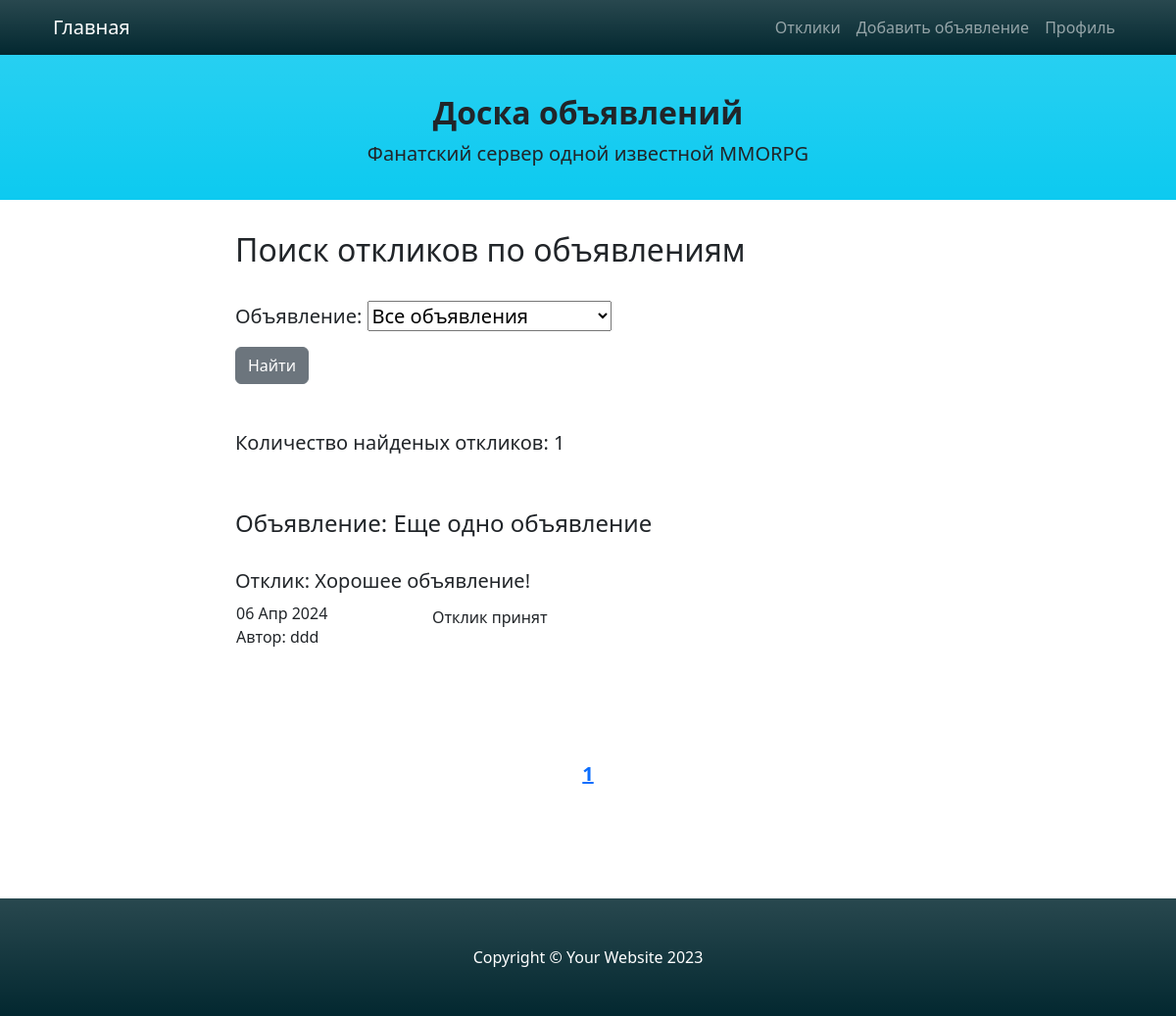
/my_responds/ (signed in), run on an earlier commit of the app's database.
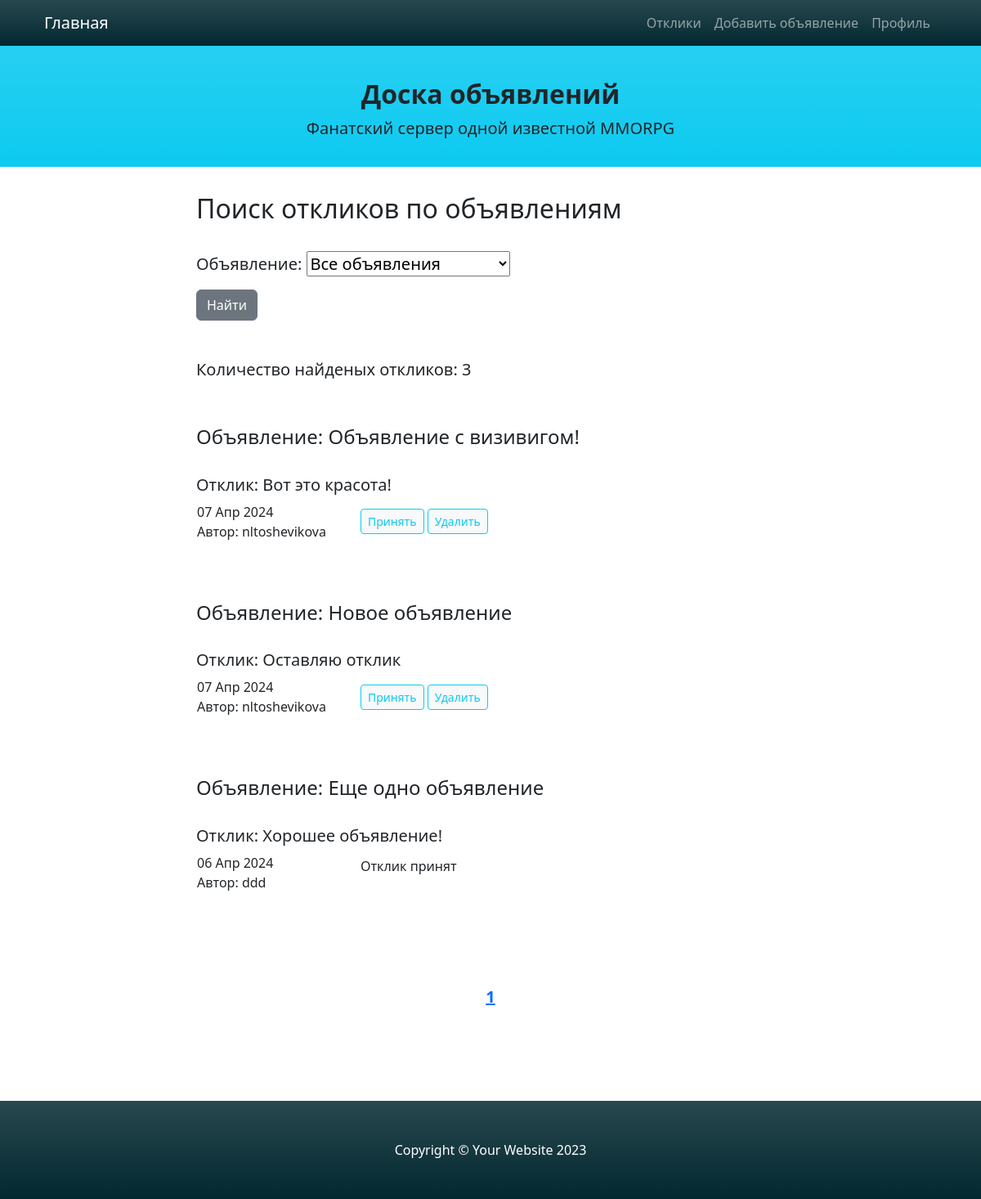
And on a later commit of the database.
### advapp/models.py (models this page shows, shortened)
class Respond(models.Model):
    content = models.TextField(verbose_name='Отклик')
    user_id = models.ForeignKey(User, on_delete=models.CASCADE, verbose_name='Автор')
    advert_id = models.ForeignKey('Advert', on_delete=models.CASCADE, verbose_name='Объявление')
    date_creation = models.DateTimeField(auto_now_add=True, verbose_name='date of creation')
    accepted = models.BooleanField(default=False)

class Advert(models.Model):
    title = models.CharField(max_length=511, verbose_name="Заголовок")
    content = models.TextField(verbose_name='Контент')  # here will be WYSIWYG
    icon = models.ImageField(upload_to='icons', default='icons/blanc.png', verbose_name='Изображение для превью')
    category = models.ForeignKey('Category', on_delete=models.PROTECT, verbose_name='Категория')
    user_id = models.ForeignKey(User, on_delete=models.CASCADE, verbose_name='Автор')
    date_creation = models.DateTimeField(auto_now_add=True, verbose_name='date of creation')
    def __str__(self):
        return self.title[:20]

### advapp/views.py (the view)
# urls.py: path('my_responds/', RespondList.as_view(), name='my_responds'),
class RespondList(LoginRequiredMixin, ListView):
    model = Respond
    template_name = 'my_responds.html'
    context_object_name = 'responds'
    paginate_by = 10
    def get_queryset(self):
        queryset = Respond.objects.filter(advert_id__user_id=self.request.user).order_by('-date_creation')
        self.filterset = RespondFilter(self.request.GET, queryset, request=self.request.user)
        return self.filterset.qs
    def get_context_data(self, *, object_list=None, **kwargs):
        context = super().get_context_data(**kwargs)
        context['filterset'] = self.filterset
        page = context['page_obj']
        context['paginator_range'] = page.paginator.get_elided_page_range(
            page.number, on_each_side=1, on_ends=1)
        return context

### advapp/templatetags/custom_tags.py (called while the page is built)
@register.simple_tag(takes_context=True)
def url_replace(context, **kwargs):
    d = context['request'].GET.copy()
    for k, v in kwargs.items():
        d[k] = v
    return d.urlencode()

### templates/my_responds.html (shortened to what this page needs)
{% extends 'default.html' %}
{% block content %}
    <h2>Поиск откликов по объявлениям</h2>
    <br>
    <form action="" method="get">
        <h5>{{ filterset.form.as_p }}</h5>
        <input class="btn btn-secondary" type="submit" value="Найти" />
    </form>
    <br><br>
    <h5>Количество найденых откликов: {{ page_obj.paginator.count }}</h5>
    <br><br>
    {% if responds %}
        {% for respond in page_obj %}
            <h4><a class="nav-link" href="/advert/{{ respond.advert_id.id }}">
                Объявление: {{ respond.advert_id.title}}</a></h4>
            <br>
            <h5>Отклик: {{ respond.content }}</h5>
            <table width="100%">
                <tr>
                    <td width="200"><div>{{ respond.date_creation|date:'d M Y' }}</div>
                        <div>Автор: {{ respond.user_id|truncatechars:20 }}</div>
                    </td>
                    <td align="left">
                        {% if respond.accepted %}
                        <p>Отклик принят</p>
                        {% else %}
                        <form action="" method="post">
                            <a style="text-decoration: none" href="{% url 'accept_respond' respond.id %}">
                                <input class="btn btn-sm btn-light btn-outline-info"
                                       type="button" value="Принять" />
                            </a>
                            <a style="text-decoration: none" href="/my_responds/{{ respond.id }}/delete">
                                <input id="deleteButton" class="btn btn-sm btn-light btn-outline-info"
                                       type="button" value="Удалить" />
                            </a>
                        </form>
                        {% endif %}
                    </td>
                </tr>
            </table>
        <br><br><br>
        {% endfor %}
    {% else %}
        <h4>Извините, откликов сейчас нет!</h4>
    {% endif %}
{% endblock content %}

What changed in the data, as far as the page shows it:
added Respond: advert_id "Объявление с визивигом!", content "Вот это красота!", date_creation "07 Апр 2024", user_id "nltoshevikova"
added Respond: advert_id "Новое объявление", content "Оставляю отклик", date_creation "07 Апр 2024", user_id "nltoshevikova"
Also different on the page:
{{ page_obj.paginator.count }}: "1" → "3"
